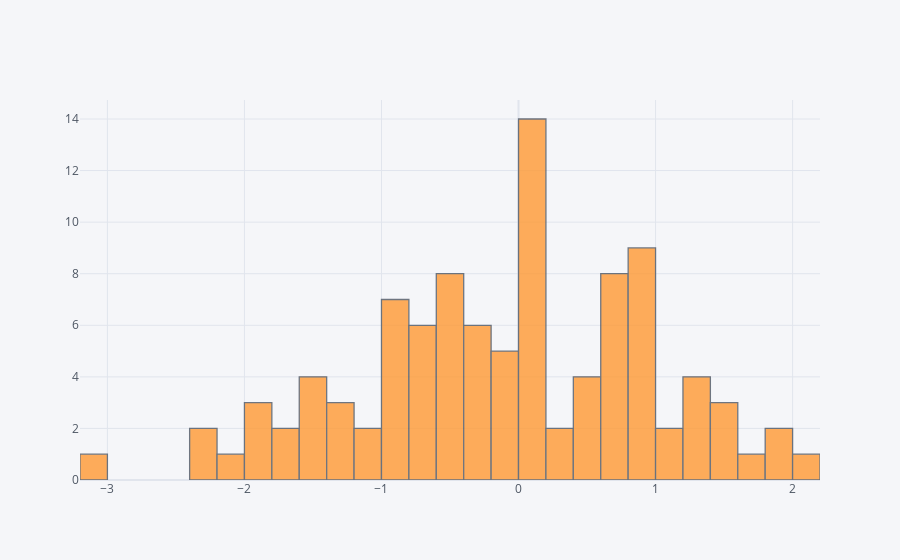

Notebook code cell kept with this figure:
### Code cell
df["A"].iplot(kind='hist', bins=50)

### Figure 1 — Plotly figure (JSON) as saved in the notebook; plotly's stock layout.template omitted (floating-point values rounded to 4 significant figures)
{"data": [{"histfunc": "count", "histnorm": "", "marker": {"color": "rgba(255, 153, 51, 1.0)", "line": {"color": "#4D5663", "width": 1.3}}, "name": "A", "nbinsx": 50, "opacity": 0.8, "orientation": "v", "type": "histogram", "x": [-0.06361, -2.311, -0.3699, 1.022, 0.6634, -2.316, 0.4896, -0.5621, -0.8725, -0.1285, 0.2967, 0.6453, 0.4683, 0.8442, -1.986, 0.02764, -3.097, -0.2618, -1.976, 0.4856, -1.484, 0.08798, -0.9244, 1.409, -1.74, 1.486, -0.3505, -0.6787, -0.4893, 0.1624, -1.727, -0.6264, -0.51, 0.8479, 1.265, 0.09952, -0.2419, -0.04328, -0.4884, -1.094, 1.496, 0.9975, 1.305, 0.6349, 0.8362, -1.275, 0.0355, 0.05362, -0.1963, -1.252, 0.8057, -0.3146, -1.593, 0.4761, -0.7165, -0.7343, 1.393, -1.255, 0.0173, 0.04501, 0.3141, 0.675, -0.6283, 0.1486, 0.7571, 0.1311, -0.05593, 1.219, 1.626, -0.8296, 0.7182, 0.8762, -0.954, 0.1472, -0.983, 0.12, -1.052, 2.094, 0.6097, -1.488, 1.068, 0.1223, 0.9103, 0.0341, -0.6057, -1.586, -0.4969, -0.8509, -0.2383, 1.931, 1.926, -2.156, 0.8586, -0.9473, -0.5832, 0.9508, -0.5439, -0.5717, 0.6108, -1.927]}], "layout": {"autosize": true, "barmode": "overlay", "legend": {"bgcolor": "#F5F6F9", "font": {"color": "#4D5663"}}, "paper_bgcolor": "#F5F6F9", "plot_bgcolor": "#F5F6F9", "title": {"font": {"color": "#4D5663"}}, "xaxis": {"autorange": true, "gridcolor": "#E1E5ED", "range": [-3.2, 2.2], "showgrid": true, "tickfont": {"color": "#4D5663"}, "title": {"font": {"color": "#4D5663"}, "text": ""}, "type": "linear", "zerolinecolor": "#E1E5ED"}, "yaxis": {"autorange": true, "gridcolor": "#E1E5ED", "range": [0, 14.74], "showgrid": true, "tickfont": {"color": "#4D5663"}, "title": {"font": {"color": "#4D5663"}, "text": ""}, "zerolinecolor": "#E1E5ED"}}}
